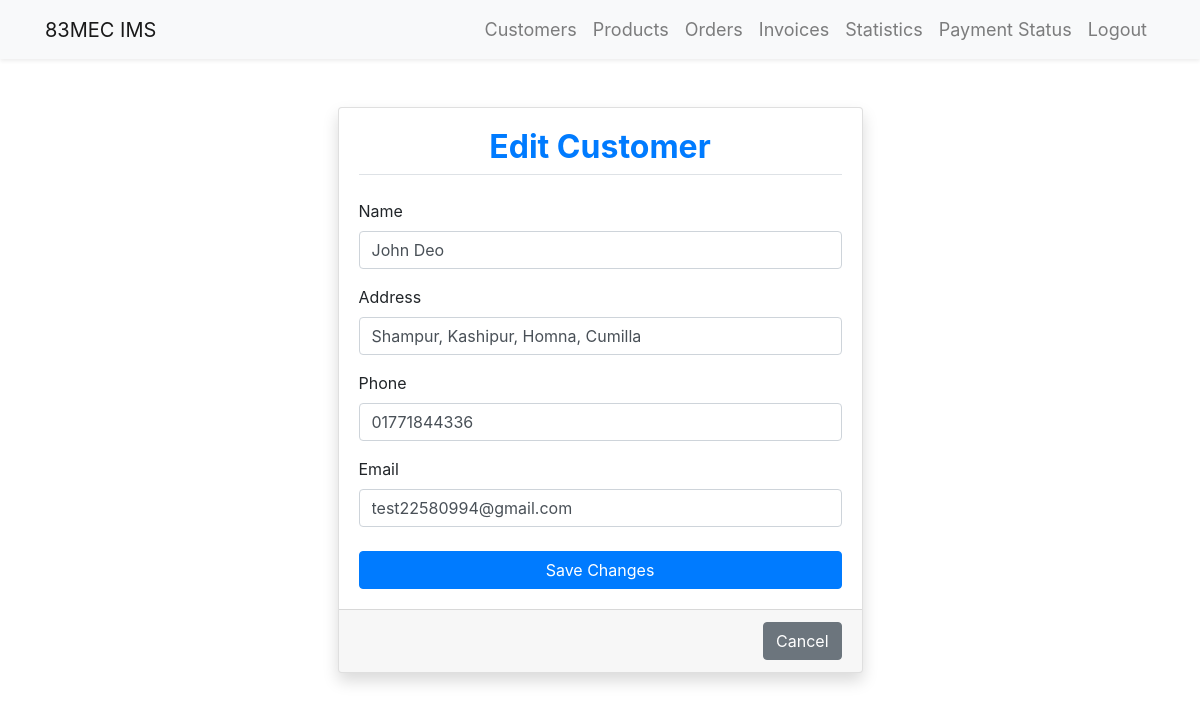
The page /edit_customer/1/ (signed in) on the database its author committed.
### ims_app/models.py (models this page shows, shortened)
class Customer(models.Model):
    customer_id = models.AutoField(primary_key=True)
    name = models.CharField(max_length=255)
    address = models.CharField(max_length=255)
    phone = models.CharField(max_length=20)
    email = models.EmailField(unique=True)

### ims_app/views.py (the view)
# urls.py: path('edit_customer/<int:customer_id>/', views.edit_customer, name='edit_customer'),
@login_required
def edit_customer(request, customer_id):
    customer = get_object_or_404(Customer, customer_id=customer_id)
    if request.method == 'POST':
        form = CustomerForm(request.POST, instance=customer)
        if form.is_valid():
            form.save()
            return redirect('customer_list')
    else:
        form = CustomerForm(instance=customer)
    return render(request, 'customer/edit_customer.html', {'form': form, 'customer': customer})

### ims_app/forms.py
class CustomerForm(forms.ModelForm):
    class Meta:
        model = Customer
        fields = ['name', 'address', 'phone', 'email']
        widgets = {
            'name': forms.TextInput(attrs={'class': 'form-control', 'placeholder': 'Enter customer name'}),
            'address': forms.TextInput(attrs={'class': 'form-control', 'placeholder': 'Enter customer address'}),
            'phone': forms.TextInput(attrs={'class': 'form-control', 'placeholder': 'Enter customer phone number'}),
            'email': forms.EmailInput(attrs={'class': 'form-control', 'placeholder': 'Enter customer email address'}),
        }

### templates/customer/edit_customer.html (shortened to what this page needs)
{% extends 'base.html' %}
{% load bootstrap4 %}
{% block content %}
<div class="container mt-5">
    <div class="row justify-content-center">
        <div class="col-lg-6">
            <div class="card shadow">
                <div class="card-body">
                    <h2 class="card-title mb-4 text-center font-weight-bold text-primary pb-2 border-bottom">Edit Customer</h2>
                    <form method="post">
                        {% bootstrap_form form %}
                        <button type="submit" class="btn btn-primary btn-block mt-4">Save Changes</button>
                    </form>
                </div>
                <div class="card-footer text-muted">
                    <div class="text-right">
                        <a href="{% url 'customer_list' %}" class="btn btn-secondary">Cancel</a>
                    </div>
                </div>
            </div>
        </div>
    </div>
</div>
{% endblock %}

### rows shown on the page
Customer: name "John Deo", address "Shampur, Kashipur, Homna, Cumilla", phone "01771844336", email "test22580994@gmail.com"
